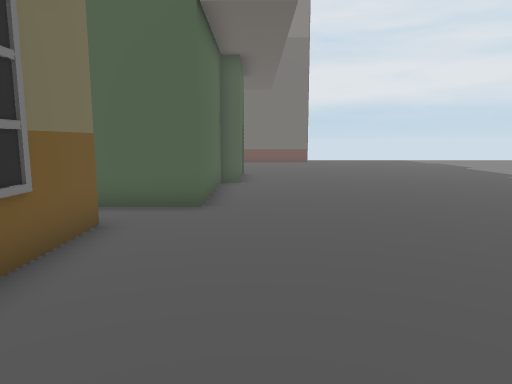
view 1 (above)

20 first-person views from a walk through a scene from a Unity 3-D project. The camera is 1.5 m above the floor, tilts 8° down and sees 70° across. The floor is counted in squares, 1 m on a side. Each view is taken from the middle of a square. On the plan, view 1 faces up. The plan holds only what a view shows up to about 16 squares ahead; the rest is blank. The place goes on beyond the plan. The player is left out. Some animated figures are left out.

view 2
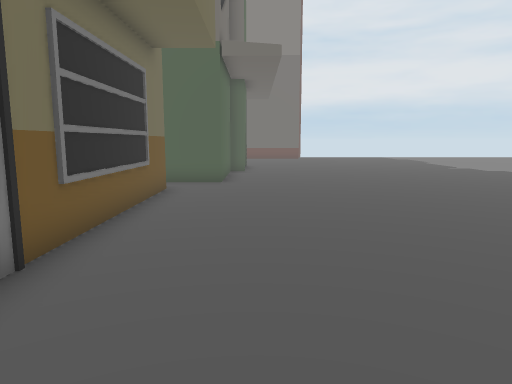

view 3
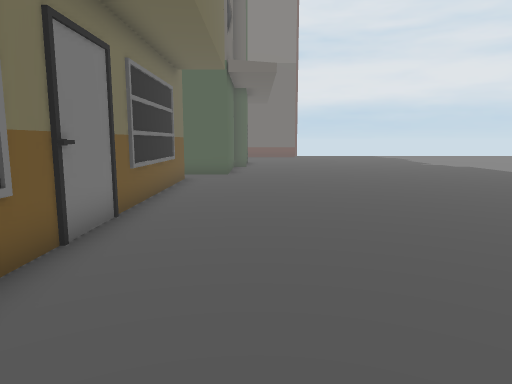

view 4
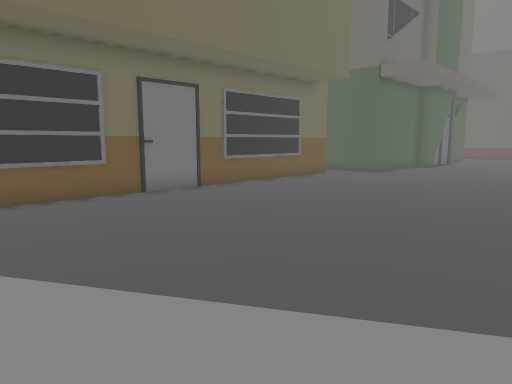

view 5
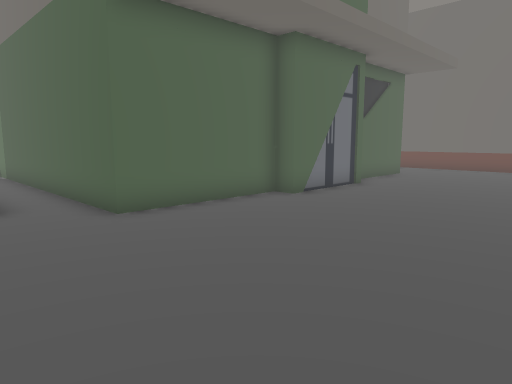

view 6
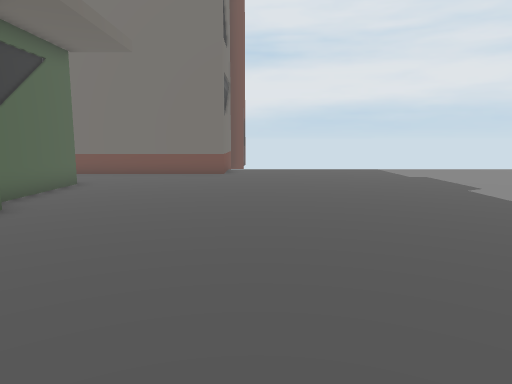

view 7
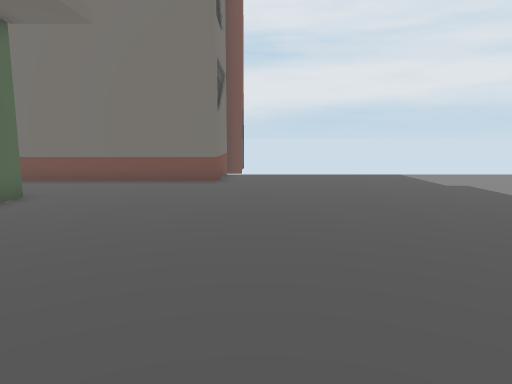

view 8
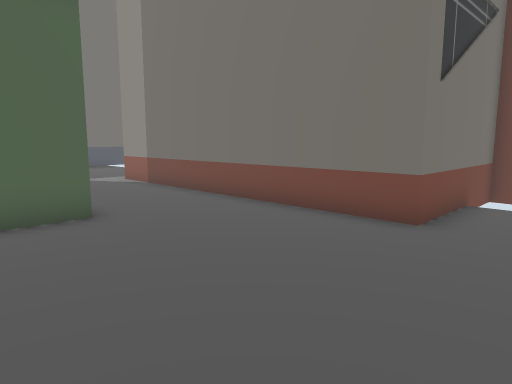

view 9
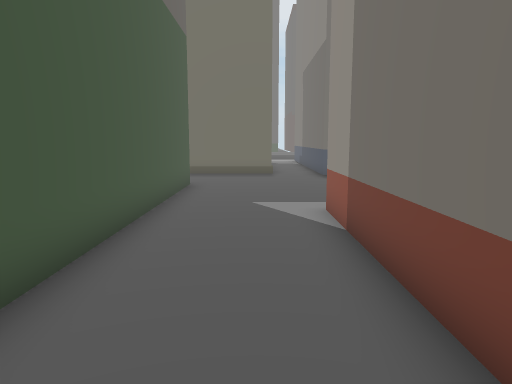

view 10
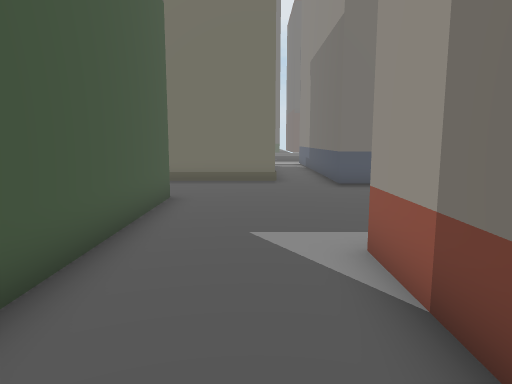

view 11
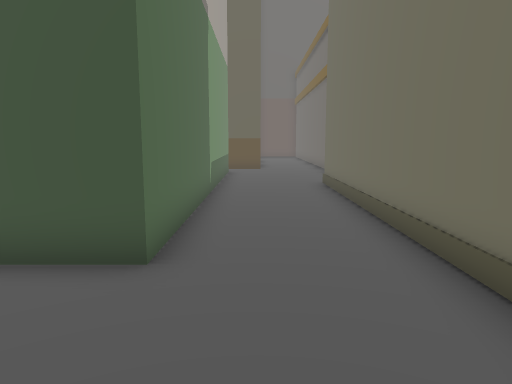

view 12
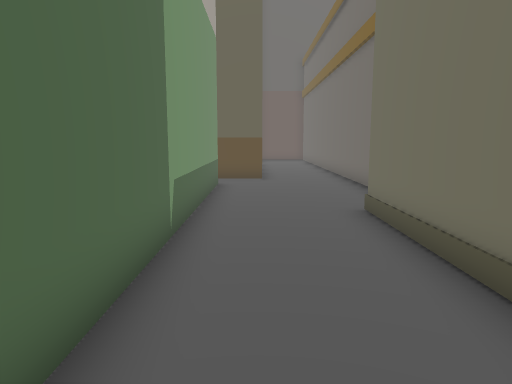

view 13
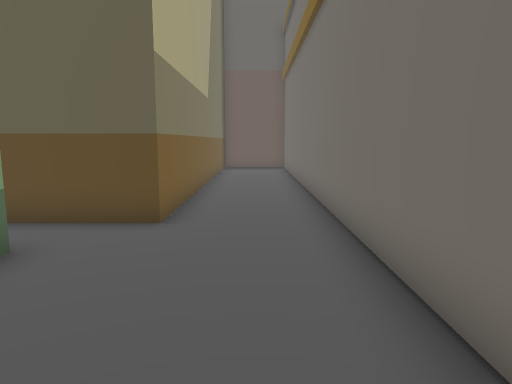

view 14
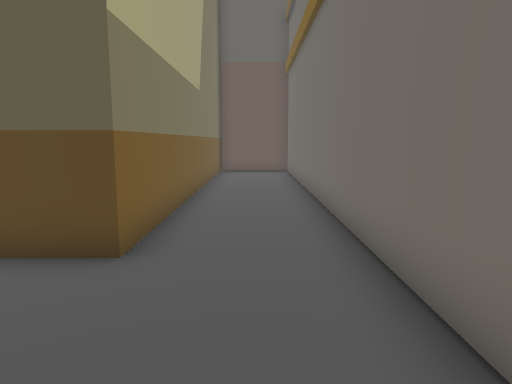

view 15
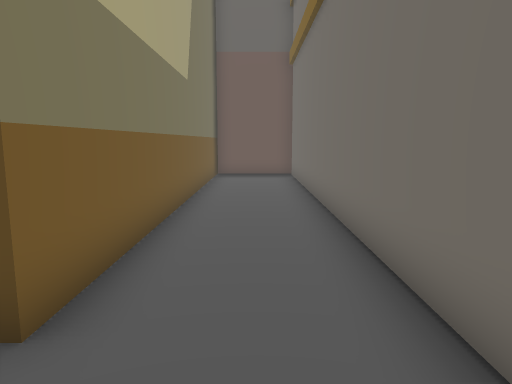

view 16
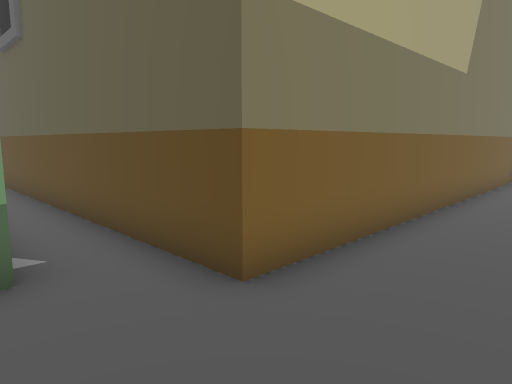

view 17
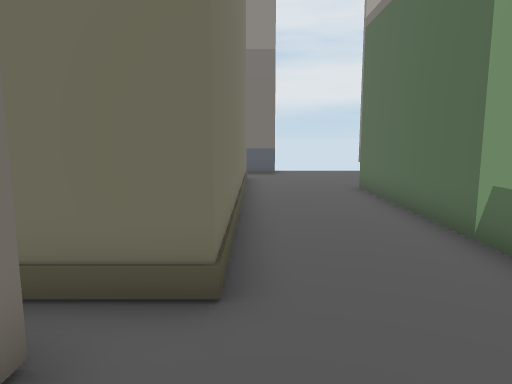

view 18
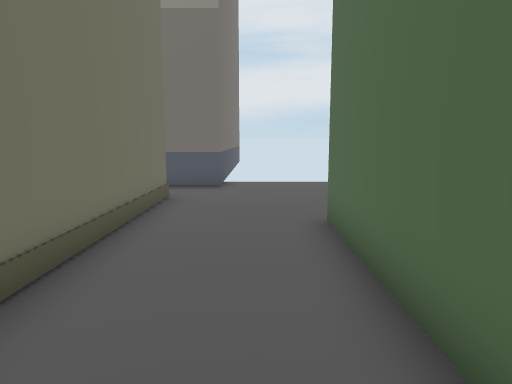

view 19
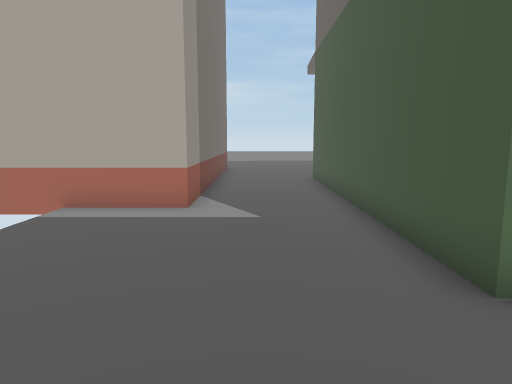

view 20
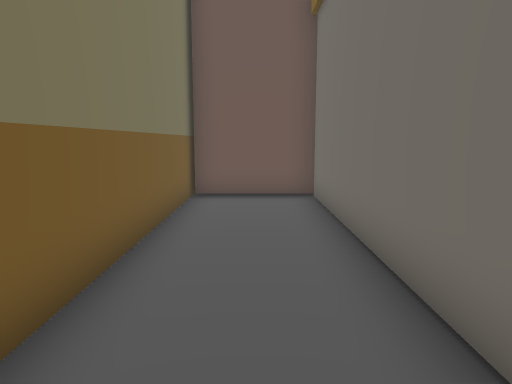

### Floor plan
Key: @ floor where view 1 was taken; # wall or solid block; . floor; B building.
Columns run from 18 left of view 1 to 7 right of it. Each row starts with its distance up from view 1.
 29    B      B          BB
 28    B......B          B....
 27 BBBB......B          B....
 26 ..........BBBBBBBBBBBB....
 25  #........................
 24  #........................
 23  #........................
 22  #....BBBBBBBBBBB.........
 21  #...B           B........
 20  #...B           B........
 19  #...B           B........
 18  #...B           B........
 17  #...B           B........
 16  #...B           B........
 15  #...B           B........
 14  #...B           B........
 13 ##...B           B........
 12 B....B           B........
 11 B....B           B........
 10 B....B           B........
  9 B....B           B........
  8 B.....BBBBBBBBBBB.........
  7 B.........................
  6 B...BBBBBBBBBBBB..........
  5 B...B          B..........
  4 B...B          B..........
  3 B...B          B..........
  2 B...B          B..........
  1 B...B          B.........
  0 B...B          B..@......
 -1 B...B          B.........
 -2 B...B          B.........
 -3 B...B          B.........
 -4 B...B          B.........
 -5 B...B          B..........
 -6 B...B          B..........
 -7 BBBBB            ........
 -8                   .   .. .

Where each view was taken, in squares from view 1:
view 1: 0 up, 0 right, facing up
view 2: 5 down, 0 right, facing up
view 3: 8 down, 0 right, facing up
view 4: 8 down, 7 right, facing up-left
view 5: 5 up, 6 right, facing up-left
view 6: 9 up, 5 right, facing up
view 7: 12 up, 5 right, facing up
view 8: 19 up, 6 right, facing up-left
view 9: 24 up, 0 right, facing left
view 10: 24 up, 3 left, facing left
view 11: 26 up, 14 left, facing down
view 12: 21 up, 14 left, facing down
view 13: 13 up, 16 left, facing down
view 14: 11 up, 16 left, facing down
view 15: 9 up, 16 left, facing down
view 16: 9 up, 17 left, facing down-right
view 17: 10 up, 16 left, facing up
view 18: 15 up, 14 left, facing up
view 19: 24 up, 16 left, facing right
view 20: 3 up, 16 left, facing down
